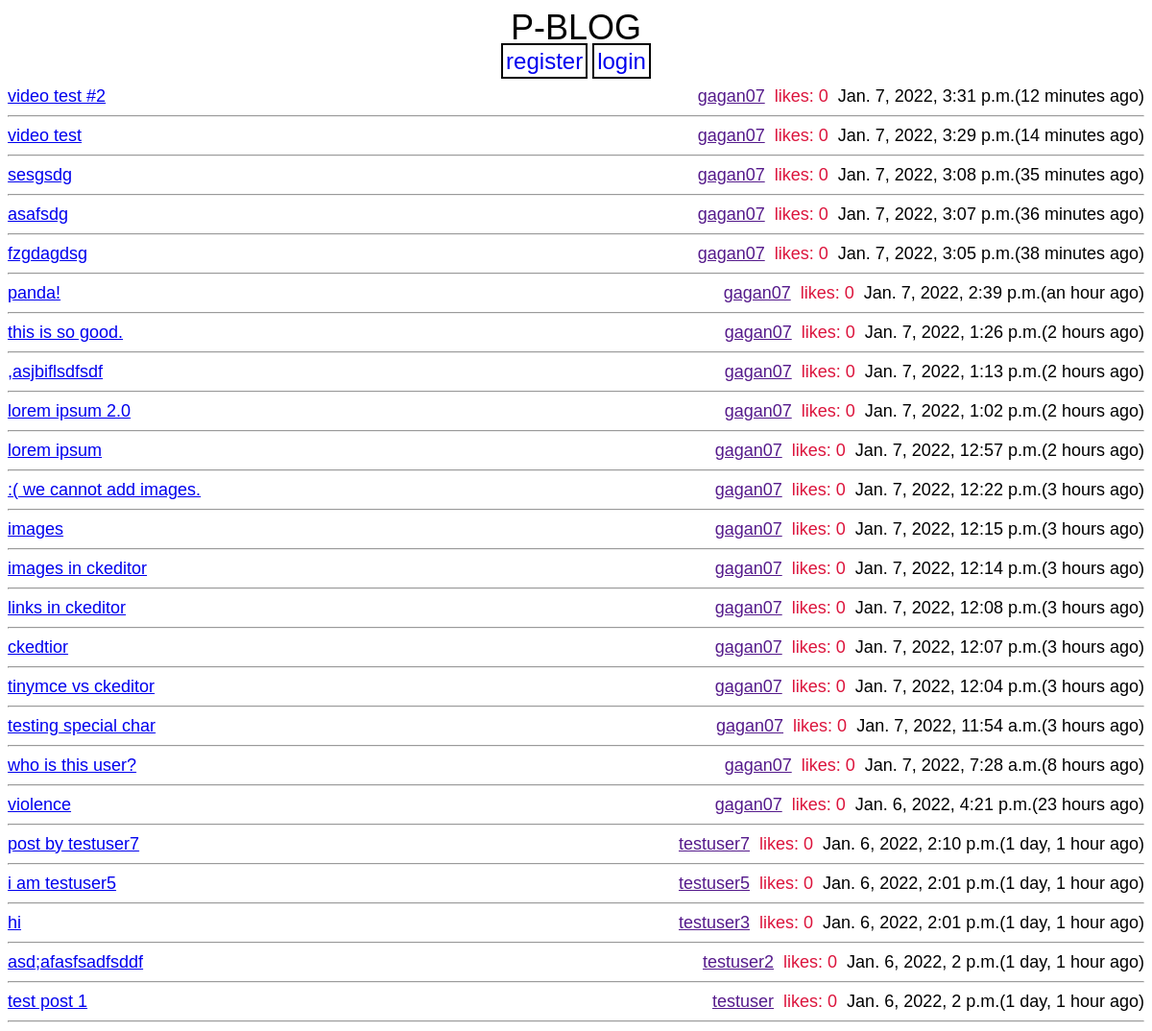
The page /home on the database its author committed.
### blog/models.py (models this page shows, shortened)
class Post(models.Model):
    id = models.AutoField(primary_key=True)
    title = models.CharField(max_length=200)
    body = HTMLField(default="")
    user = models.ForeignKey(User,on_delete=models.CASCADE)
    likes= models.IntegerField(default=0)
    pub_date = models.DateTimeField(default=now,editable=False)

### blog/views.py (the view)
# urls.py: path('home',views.home,name="home"),
def home(request):
    posts = Post.objects.all().order_by("-pub_date")
    context = {
        "posts":posts
    }
    return render(request,"blog/home.html",context)

### blog/templates/blog/home.html (shortened to what this page needs)
{%extends "blog/base.html"%}
{%load humanize%}
{%block content%}
    {%for post in posts%}
        <div id="main-container">
            <a href="{%url 'view-post' post.id%}">{{post.title}}</a>&nbsp;&nbsp; <div id="child-container">
                <a href="">{{post.user.username}}</a>&nbsp; <span id="like-span">likes: {{post.likes}}</span> &nbsp;{{post.pub_date}}({{post.pub_date|naturaltime}})
            </div>
        </div>
        <br>
        <hr>
    {%endfor%}
{%endblock%}

### blog/templates/blog/base.html (shortened to what this page needs)
<!DOCTYPE html>
<html lang="en">
<head>
</head>
<body>
    <header>
        P-BLOG
        {%with show_navlinks=True%}
        {%if show_navlinks%}
            {%if not request.user.is_authenticated%}
                    <div class="navbar-con">
                        <a href="{%url 'register-user'%}">register</a>
                    <a href="{%url 'login'%}">login</a>
                    </div>
                {%endif%}
        {%endif%}
        {%endwith%}
    </header>
    {%block content%}
    {%endblock%}
</body>
</html>

### rows shown on the page
Post: title "video test #2", user.username "gagan07", likes "0", pub_date "Jan. 7, 2022, 3:31 p.m.", pub_date "12 minutes ago"
Post: title "video test", user.username "gagan07", likes "0", pub_date "Jan. 7, 2022, 3:29 p.m.", pub_date "14 minutes ago"
Post: title "sesgsdg", user.username "gagan07", likes "0", pub_date "Jan. 7, 2022, 3:08 p.m.", pub_date "35 minutes ago"
Post: title "asafsdg", user.username "gagan07", likes "0", pub_date "Jan. 7, 2022, 3:07 p.m.", pub_date "36 minutes ago"
Post: title "fzgdagdsg", user.username "gagan07", likes "0", pub_date "Jan. 7, 2022, 3:05 p.m.", pub_date "38 minutes ago"
Post: title "panda!", user.username "gagan07", likes "0", pub_date "Jan. 7, 2022, 2:39 p.m.", pub_date "an hour ago"
Post: title "this is so good.", user.username "gagan07", likes "0", pub_date "Jan. 7, 2022, 1:26 p.m.", pub_date "2 hours ago"
Post: title ",asjbiflsdfsdf", user.username "gagan07", likes "0", pub_date "Jan. 7, 2022, 1:13 p.m.", pub_date "2 hours ago"
Post: title "lorem ipsum 2.0", user.username "gagan07", likes "0", pub_date "Jan. 7, 2022, 1:02 p.m.", pub_date "2 hours ago"
Post: title "lorem ipsum", user.username "gagan07", likes "0", pub_date "Jan. 7, 2022, 12:57 p.m.", pub_date "2 hours ago"
Post: title ":( we cannot add images.", user.username "gagan07", likes "0", pub_date "Jan. 7, 2022, 12:22 p.m.", pub_date "3 hours ago"
Post: title "images", user.username "gagan07", likes "0", pub_date "Jan. 7, 2022, 12:15 p.m.", pub_date "3 hours ago"
Post: title "images in ckeditor", user.username "gagan07", likes "0", pub_date "Jan. 7, 2022, 12:14 p.m.", pub_date "3 hours ago"
Post: title "links in ckeditor", user.username "gagan07", likes "0", pub_date "Jan. 7, 2022, 12:08 p.m.", pub_date "3 hours ago"
Post: title "ckedtior", user.username "gagan07", likes "0", pub_date "Jan. 7, 2022, 12:07 p.m.", pub_date "3 hours ago"
Post: title "tinymce vs ckeditor", user.username "gagan07", likes "0", pub_date "Jan. 7, 2022, 12:04 p.m.", pub_date "3 hours ago"
Post: title "testing special char", user.username "gagan07", likes "0", pub_date "Jan. 7, 2022, 11:54 a.m.", pub_date "3 hours ago"
Post: title "who is this user?", user.username "gagan07", likes "0", pub_date "Jan. 7, 2022, 7:28 a.m.", pub_date "8 hours ago"
Post: title "violence", user.username "gagan07", likes "0", pub_date "Jan. 6, 2022, 4:21 p.m.", pub_date "23 hours ago"
Post: title "post by testuser7", user.username "testuser7", likes "0", pub_date "Jan. 6, 2022, 2:10 p.m.", pub_date "1 day, 1 hour ago"
Post: title "i am testuser5", user.username "testuser5", likes "0", pub_date "Jan. 6, 2022, 2:01 p.m.", pub_date "1 day, 1 hour ago"
Post: title "hi", user.username "testuser3", likes "0", pub_date "Jan. 6, 2022, 2:01 p.m.", pub_date "1 day, 1 hour ago"
Post: title "asd;afasfsadfsddf", user.username "testuser2", likes "0", pub_date "Jan. 6, 2022, 2 p.m.", pub_date "1 day, 1 hour ago"
Post: title "test post 1", user.username "testuser", likes "0", pub_date "Jan. 6, 2022, 2 p.m.", pub_date "1 day, 1 hour ago"
